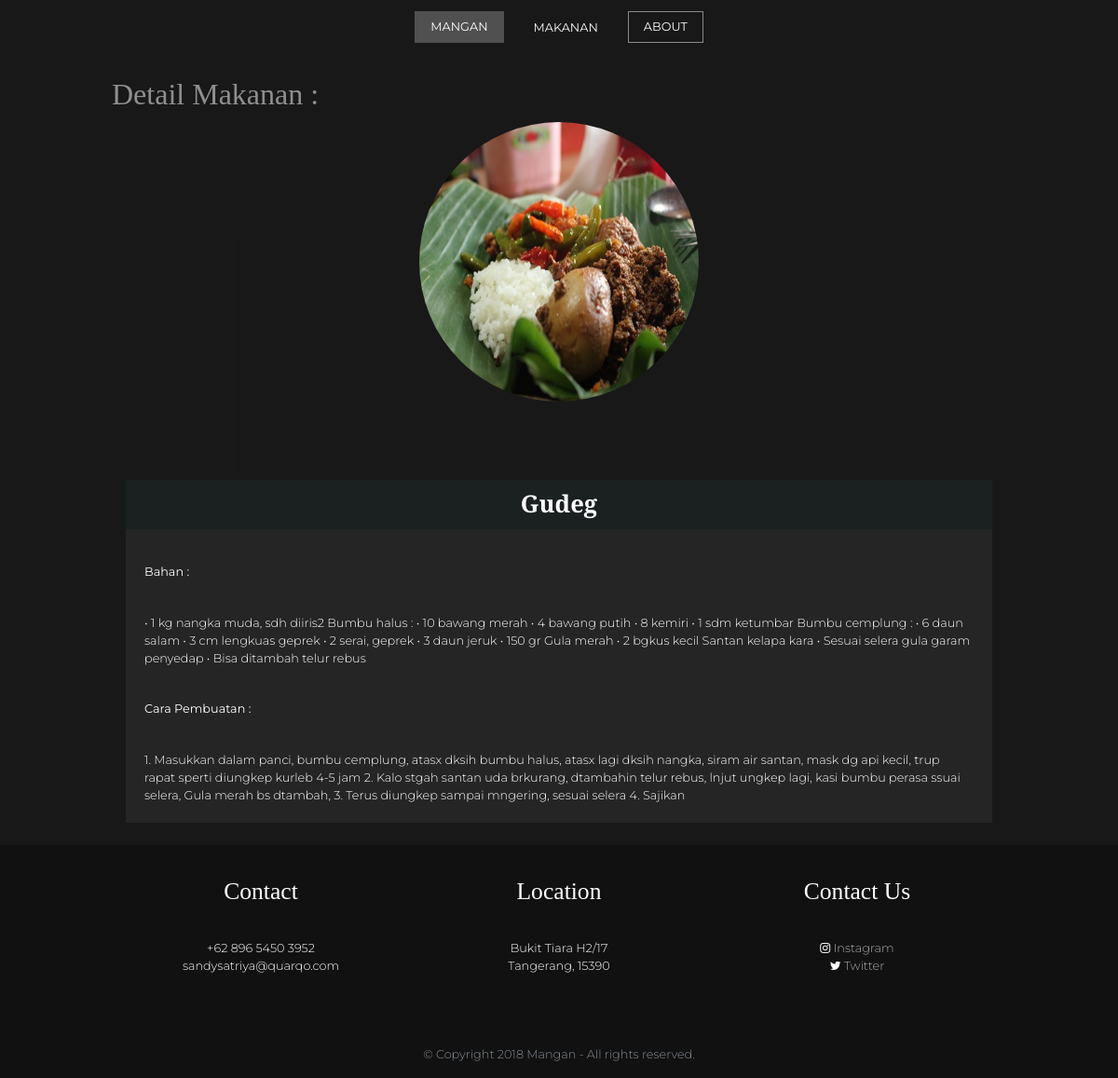
The app's page /detail/detail_food/33 with its own data.
### tables this page shows
CREATE TABLE `food` (
  `id` int(11) NOT NULL,
  `name_food` varchar(255) NOT NULL,
  `detail` varchar(255) NOT NULL,
  `range_h` varchar(25) NOT NULL,
  `rating` varchar(10) NOT NULL,
  `bahan` varchar(500) NOT NULL,
  `c_buat` varchar(500) NOT NULL,
  `pic_food` varchar(255) DEFAULT NULL
);

### application/controllers/Detail.php (called while the page is built, shortened)
<?php
class Detail extends CI_Controller {
	public function __construct(){
		$this->load->model('m_detail');
	}
	public function detail_food($id)
	{
		$data['pil']='edit';
		$data['sql']=$this->m_detail->edit($id);
		$this->load->view('templates/header');
		$this->load->view('detail_food', $data);
		$this->load->view('templates/footer');
	}
}

### index.php (called while the page is built, shortened)
<?php
require_once BASEPATH.'core/CodeIgniter.php';

### application/models/m_detail.php (called while the page is built, shortened)
<?php
class m_detail extends CI_model
{
	public function edit($id) {
		$this->db->where('id',$id);
		return $this->db->get('food');
	}
}

### application/views/detail_food.php (the view, shortened to what this page needs)
<?php
  $name_food="";
  $bahan="";
  $c_buat="";
  if ($pil=='edit'){
    foreach ($sql->result() as $obj1){
      $name_food=$obj1->name_food;
      $bahan=$obj1->bahan;
      $c_buat=$obj1->c_buat;
    }
  }
?>
<div class="py-2 photo-overlay" style="">
  <div class="py-5">
    <div class="container">
      <div class="row">
          <h1 class="" style="color: white;">Detail Makanan : </h1>
      </div>
    </div>
      <div class="row text-center">
        <div class="col-md-4"> </div>
        <div class="col-md-4">
          <img class="img-fluid rounded-circle p-6" width="300" src="<?= base_url('upload/'.$obj1->pic_food);?>"" alt="Card image">
        </div>
        <div class="col-md-4"></div>
      </div>
  </div>
</div>
  <div class="py-0 photo-overlay" style="">
    <div class="container">
      <div class="row">
        <div class="p-7 w-50 col-md-12   ">
          <div class="card my-0">
            <div class="card-header bg-primary">
              <h2 class="mb-0 text-center"><b><?= $name_food;?></b></h2>
            </div>
            <div class="card-body">
              <p><b>Bahan :</b></p>
              <br>
              <?= $bahan;?>
              <br>
              <br>
              <p><b>Cara Pembuatan :</b></p>
              <br>
              <?= $c_buat;?>
              <br> </div>
          </div>
        </div>
      </div>
    </div>
  </div>
 <div class="py-2 photo-overlay" style=""> </div>

### records on screen
food: pic_food (picture), name_food "Gudeg", bahan "• 1 kg nangka muda, sdh diiris2 Bumbu halus : • 10 bawang merah • 4 bawang putih • 8 kemiri • 1 sdm ketumbar Bumbu cemplung : • 6 daun salam • 3 cm lengkuas geprek • 2 serai, geprek • 3 daun jeruk • 150 gr Gula merah • 2 bgkus kecil Santan kelapa kara • Sesuai selera gula garam penyedap • Bisa ditambah telur rebus", c_buat "1. Masukkan dalam panci, bumbu cemplung, atasx dksih bumbu halus, atasx lagi dksih nangka, siram air santan, mask dg api kecil, trup rapat sperti diungkep kurleb 4-5 jam 2. Kalo stgah santan uda brkurang, dtambahin telur rebus, lnjut ungkep lagi, kasi bumbu perasa ssuai selera, Gula merah bs dtambah, 3. Terus diungkep sampai mngering, sesuai selera 4. Sajikan"
